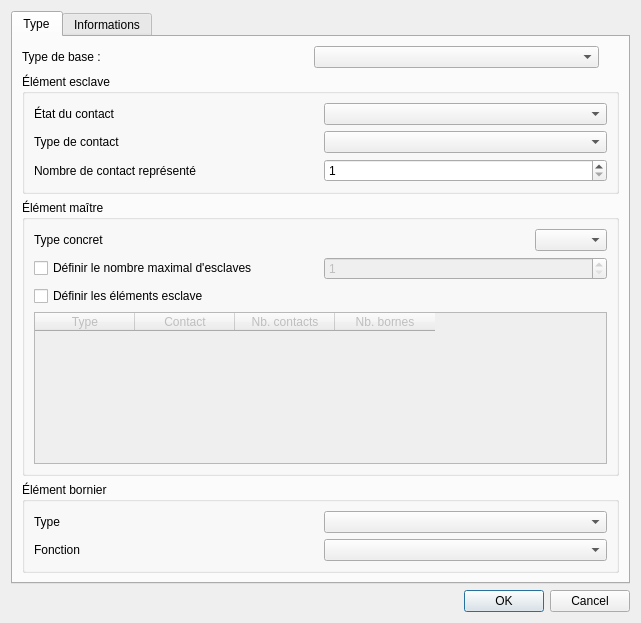
<?xml version="1.0" encoding="UTF-8"?>
<ui version="4.0">
 <class>ElementPropertiesEditorWidget</class>
 <widget class="QDialog" name="ElementPropertiesEditorWidget">
  <property name="geometry">
   <rect>
    <x>0</x>
    <y>0</y>
    <width>527</width>
    <height>492</height>
   </rect>
  </property>
  <property name="windowTitle">
   <string>Propriété de l'élément</string>
  </property>
  <property name="sizeGripEnabled">
   <bool>false</bool>
  </property>
  <layout class="QVBoxLayout" name="verticalLayout">
   <item>
    <widget class="QTabWidget" name="tabWidget">
     <property name="currentIndex">
      <number>0</number>
     </property>
     <widget class="QWidget" name="Type">
      <attribute name="title">
       <string>Type</string>
      </attribute>
      <layout class="QVBoxLayout" name="verticalLayout_3">
       <item>
        <layout class="QHBoxLayout" name="horizontalLayout">
         <item>
          <widget class="QLabel" name="label">
           <property name="text">
            <string>Type de base :</string>
           </property>
          </widget>
         </item>
         <item>
          <widget class="QComboBox" name="m_base_type_cb"/>
         </item>
        <item>
         <spacer name="verticalSpacer_2">
          <property name="orientation">
           <enum>Qt::Vertical</enum>
          </property>
          <property name="sizeHint" stdset="0">
           <size>
            <width>20</width>
            <height>40</height>
           </size>
          </property>
         </spacer>
        </item>
       </layout>
       </item>
       <item>
        <widget class="QGroupBox" name="m_slave_gb">
         <property name="title">
          <string>Élément esclave</string>
         </property>
         <layout class="QVBoxLayout" name="verticalLayout_2">
          <item>
           <layout class="QGridLayout" name="gridLayout">
            <item row="3" column="1">
             <widget class="QSpinBox" name="m_number_ctc">
              <property name="minimum">
               <number>1</number>
              </property>
             </widget>
            </item>
            <item row="3" column="0">
             <widget class="QLabel" name="label_4">
              <property name="text">
               <string>Nombre de contact représenté</string>
              </property>
             </widget>
            </item>
            <item row="2" column="0">
             <widget class="QLabel" name="label_3">
              <property name="text">
               <string>Type de contact</string>
              </property>
             </widget>
            </item>
            <item row="1" column="0">
             <widget class="QLabel" name="label_2">
              <property name="text">
               <string>État du contact</string>
              </property>
             </widget>
            </item>
            <item row="1" column="1">
             <widget class="QComboBox" name="m_state_cb"/>
            </item>
            <item row="2" column="1">
             <widget class="QComboBox" name="m_type_cb"/>
            </item>
           </layout>
          </item>
         </layout>
        </widget>
       </item>
       <item>
        <widget class="QGroupBox" name="m_master_gb">
         <property name="title">
          <string>Élément maître</string>
         </property>
           <layout class="QGridLayout" name="gridLayout_3">
            <item row="0" column="0" colspan="2">
             <layout class="QHBoxLayout" name="type_concret_layout">
              <item>
               <widget class="QLabel" name="label_5">
                <property name="text">
                 <string>Type concret</string>
                </property>
               </widget>
              </item>
              <item>
               <spacer name="type_concret_spacer">
                <property name="orientation">
                 <enum>Qt::Horizontal</enum>
                </property>
                <property name="sizeHint" stdset="0">
                 <size>
                  <width>40</width>
                  <height>20</height>
                 </size>
                </property>
               </spacer>
              </item>
              <item>
               <widget class="QComboBox" name="m_master_type_cb"/>
              </item>
             </layout>
            </item>
          <item row="1" column="0">
           <widget class="QCheckBox" name="max_slaves_checkbox">
            <property name="text">
             <string>Définir le nombre maximal d'esclaves</string>
            </property>
           </widget>
          </item>
          <item row="1" column="1">
           <widget class="QSpinBox" name="max_slaves_spinbox">
            <property name="enabled">
             <bool>false</bool>
            </property>
            <property name="minimum">
             <number>1</number>
            </property>
           </widget>
          </item>
          <item row="2" column="0">
           <widget class="QCheckBox" name="m_slave_groups_checkbox">
            <property name="text">
             <string>Définir les éléments esclave</string>
            </property>
           </widget>
          </item>
          <item row="3" column="0" colspan="2">
           <widget class="QTableWidget" name="m_slave_groups_table">
            <property name="enabled">
             <bool>false</bool>
            </property>
            <property name="minimumSize">
             <size>
              <width>0</width>
              <height>150</height>
             </size>
            </property>
            <property name="selectionMode">
             <enum>QAbstractItemView::SingleSelection</enum>
            </property>
            <property name="selectionBehavior">
             <enum>QAbstractItemView::SelectRows</enum>
            </property>
            <property name="columnCount">
             <number>4</number>
            </property>
            <column>
             <property name="text">
              <string>Type</string>
             </property>
            </column>
            <column>
             <property name="text">
              <string>Contact</string>
             </property>
            </column>
            <column>
             <property name="text">
              <string>Nb. contacts</string>
             </property>
            </column>
            <column>
             <property name="text">
              <string>Nb. bornes</string>
             </property>
            </column>
           </widget>
          </item>
         </layout>
        </widget>
       </item>
       <item>
        <widget class="QGroupBox" name="m_terminal_gb">
         <property name="title">
          <string>Élément bornier</string>
         </property>
         <layout class="QGridLayout" name="gridLayout_2">
          <item row="0" column="0">
           <widget class="QLabel" name="label_6">
            <property name="text">
             <string>Type</string>
            </property>
           </widget>
          </item>
          <item row="1" column="0">
           <widget class="QLabel" name="label_7">
            <property name="text">
             <string>Fonction</string>
            </property>
           </widget>
          </item>
          <item row="0" column="1">
           <widget class="QComboBox" name="m_terminal_type_cb"/>
          </item>
          <item row="1" column="1">
           <widget class="QComboBox" name="m_terminal_func_cb"/>
          </item>
         </layout>
        </widget>
       </item>
       </layout>
     </widget>
     <widget class="QWidget" name="Informations">
      <attribute name="title">
       <string>Informations</string>
      </attribute>
      <layout class="QVBoxLayout" name="verticalLayout_4">
       <item>
        <widget class="QTreeWidget" name="m_tree">
         <attribute name="headerDefaultSectionSize">
          <number>150</number>
         </attribute>
         <column>
          <property name="text">
           <string>Nom</string>
          </property>
         </column>
         <column>
          <property name="text">
           <string>Valeurs</string>
          </property>
         </column>
        </widget>
       </item>
       <item>
        <widget class="QGroupBox" name="m_references_gb">
         <property name="title">
          <string>Références</string>
         </property>
         <layout class="QGridLayout" name="gridLayout_references">
          <item row="0" column="0">
           <widget class="QLabel" name="label_layout_reference">
            <property name="text">
             <string>Référence de disposition</string>
            </property>
           </widget>
          </item>
          <item row="0" column="1">
           <widget class="QToolButton" name="m_layout_reference_browse_pb">
            <property name="text">
             <string>Parcourir…</string>
            </property>
            <property name="popupMode">
             <enum>QToolButton::InstantPopup</enum>
            </property>
           </widget>
          </item>
          <item row="0" column="2">
           <widget class="QPushButton" name="m_layout_reference_clear_pb">
            <property name="text">
             <string>Effacer</string>
            </property>
           </widget>
          </item>
          <item row="0" column="3">
           <widget class="QLabel" name="m_layout_reference_status_lbl">
            <property name="font">
             <font>
              <italic>true</italic>
             </font>
            </property>
            <property name="text">
             <string>Aucune</string>
            </property>
           </widget>
          </item>
          <item row="0" column="4">
           <widget class="QLabel" name="m_layout_reference_preview_lbl">
            <property name="minimumSize">
             <size>
              <width>48</width>
              <height>48</height>
             </size>
            </property>
            <property name="maximumSize">
             <size>
              <width>48</width>
              <height>48</height>
             </size>
            </property>
            <property name="frameShape">
             <enum>QFrame::Box</enum>
            </property>
            <property name="alignment">
             <set>Qt::AlignCenter</set>
            </property>
           </widget>
          </item>
          <item row="0" column="5">
           <widget class="QCheckBox" name="m_layout_reference_convert_cb">
            <property name="text">
             <string>Convertir en SVG</string>
            </property>
           </widget>
          </item>
          <item row="1" column="0">
           <widget class="QLabel" name="label_principle_reference">
            <property name="text">
             <string>Référence de schéma de principe</string>
            </property>
           </widget>
          </item>
          <item row="1" column="1">
           <widget class="QToolButton" name="m_principle_reference_browse_pb">
            <property name="text">
             <string>Parcourir…</string>
            </property>
            <property name="popupMode">
             <enum>QToolButton::InstantPopup</enum>
            </property>
           </widget>
          </item>
          <item row="1" column="2">
           <widget class="QPushButton" name="m_principle_reference_clear_pb">
            <property name="text">
             <string>Effacer</string>
            </property>
           </widget>
          </item>
          <item row="1" column="3">
           <widget class="QLabel" name="m_principle_reference_status_lbl">
            <property name="font">
             <font>
              <italic>true</italic>
             </font>
            </property>
            <property name="text">
             <string>Aucune</string>
            </property>
           </widget>
          </item>
          <item row="1" column="4">
           <widget class="QLabel" name="m_principle_reference_preview_lbl">
            <property name="minimumSize">
             <size>
              <width>48</width>
              <height>48</height>
             </size>
            </property>
            <property name="maximumSize">
             <size>
              <width>48</width>
              <height>48</height>
             </size>
            </property>
            <property name="frameShape">
             <enum>QFrame::Box</enum>
            </property>
            <property name="alignment">
             <set>Qt::AlignCenter</set>
            </property>
           </widget>
          </item>
          <item row="1" column="5">
           <widget class="QCheckBox" name="m_principle_reference_convert_cb">
            <property name="text">
             <string>Convertir en SVG</string>
            </property>
           </widget>
          </item>
         </layout>
        </widget>
       </item>
      </layout>
     </widget>
    </widget>
   </item>
   <item>
    <widget class="QDialogButtonBox" name="m_buttonBox">
     <property name="orientation">
      <enum>Qt::Horizontal</enum>
     </property>
     <property name="standardButtons">
      <set>QDialogButtonBox::Cancel|QDialogButtonBox::Ok</set>
     </property>
    </widget>
   </item>
  </layout>
 </widget>
 <resources/>
 <connections>
  <connection>
   <sender>m_buttonBox</sender>
   <signal>accepted()</signal>
   <receiver>ElementPropertiesEditorWidget</receiver>
   <slot>accept()</slot>
   <hints>
    <hint type="sourcelabel">
     <x>248</x>
     <y>254</y>
    </hint>
    <hint type="destinationlabel">
     <x>157</x>
     <y>274</y>
    </hint>
   </hints>
  </connection>
  <connection>
   <sender>m_buttonBox</sender>
   <signal>rejected()</signal>
   <receiver>ElementPropertiesEditorWidget</receiver>
   <slot>reject()</slot>
   <hints>
    <hint type="sourcelabel">
     <x>316</x>
     <y>260</y>
    </hint>
    <hint type="destinationlabel">
     <x>286</x>
     <y>274</y>
    </hint>
   </hints>
  </connection>
 </connections>
</ui>
